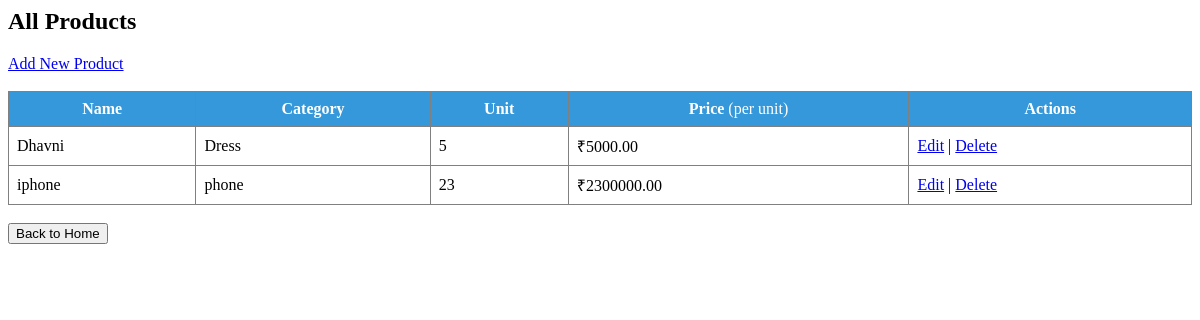
/products/, run on an earlier commit of the app's database.
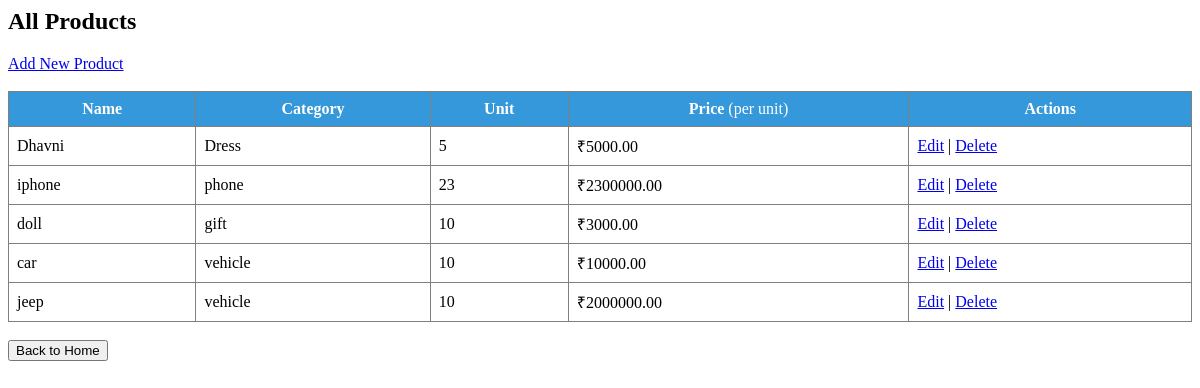
And on a later commit of the database.
### inventory/models.py (models this page shows, shortened)
class Product(models.Model):  # prodmast
    name = models.CharField(max_length=100)
    category = models.CharField(max_length=50)
    unit = models.CharField(max_length=20)
    price = models.DecimalField(
        max_digits=10,
        decimal_places=2,
        validators=[MinValueValidator(0.01)]
    )  # Ensure price is always positive
    stock = models.IntegerField(default=0)  # New field to track stock quantity

### inventory/views.py (the view)
# urls.py: path('products/', views.product_list, name='product_list'),
def product_list(request):
    products = Product.objects.all()
    return render(request, 'inventory/product_list.html', {'products': products})

### inventory/templates/inventory/product_list.html (shortened to what this page needs)
{% extends "inventory/base.html" %}
{% block content %}
<h2>All Products</h2>
<a href="{% url 'add_product' %}">Add New Product</a>
<table border="1" cellpadding="8" cellspacing="0" style="border-collapse: collapse; width: 100%; background: #fff;">
  <thead style="background: #3498db; color: #fff;">
    <tr>
      <th>Name</th>
      <th>Category</th>
      <th>Unit</th>
      <th>Price <span style="font-weight:normal;">(per unit)</span></th>
      <th>Actions</th>
    </tr>
  </thead>
  <tbody>
    {% for product in products %}
      <tr>
        <td>{{ product.name }}</td>
        <td>{{ product.category }}</td>
        <td>{{ product.unit }}</td>
        <td>₹{{ product.price }}</td>
        <td>
          <a href="{% url 'edit_product' product.pk %}">Edit</a> |
          <a href="{% url 'delete_product' product.pk %}">Delete</a>
        </td>
      </tr>
    {% empty %}
      <tr>
        <td colspan="5" style="text-align:center;">No products found.</td>
      </tr>
    {% endfor %}
  </tbody>
</table>
<a href="{% url 'home' %}">
  <button type="button">Back to Home</button>
</a>
{% endblock %}

### inventory/templates/inventory/base.html (shortened to what this page needs)
{% block content %}
{% endblock %}

What changed in the data, as far as the page shows it:
added Product: name "doll", category "gift", unit "10", price "3000.00"
added Product: name "car", category "vehicle", unit "10", price "10000.00"
added Product: name "jeep", category "vehicle", unit "10", price "2000000.00"
